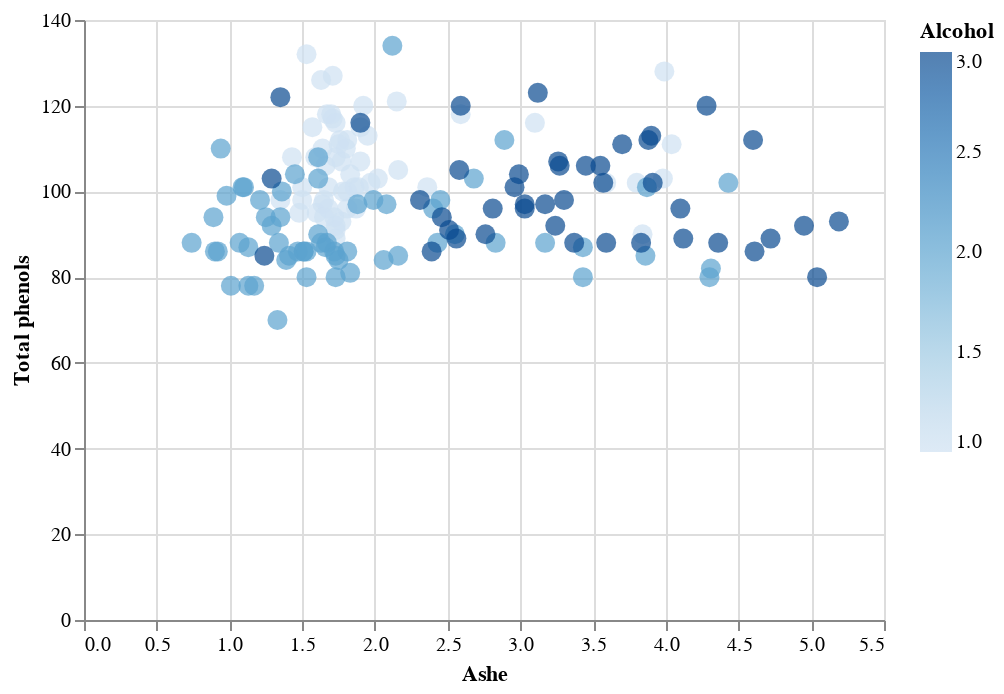

The code cell stored with this chart in its notebook:
### Code cell
import altair as alt

# Ensure that all column names are clean (remove extra spaces if any)
df.rename(columns={'Ashe ': 'Ashe'}, inplace=True)

# Create the chart
alt.Chart(df).mark_circle(size=100).encode(
    x='Ashe',  # X-axis represents Malic acid
    y='Total phenols',  # Y-axis represents Total phenols
    color='Alcohol',  # Color represents Alcohol
    tooltip=[  # Tooltip shows additional information on hover
        'Malic acid',
        'Total phenols',
        'Alcohol',
        'Ashe',
        'Magnesium',
        'Color intensity',
        'OD280',
        'Proline'
    ]
).interactive()

### Figure 1 — Vega-Lite specification as saved in the notebook (floating-point values rounded to 4 significant figures; data arrays with more than 128 entries replaced by an {"elided": "..."} marker saying what was removed)
{"config": {"view": {"continuousWidth": 400, "continuousHeight": 300}}, "data": {"name": "data-1bd4f780741fb9328716b5bb3ed8ca89"}, "mark": {"type": "circle", "size": 100}, "encoding": {"color": {"field": "Alcohol", "type": "quantitative"}, "tooltip": [{"field": "Malic acid", "type": "quantitative"}, {"field": "Total phenols", "type": "quantitative"}, {"field": "Alcohol", "type": "quantitative"}, {"field": "Ashe", "type": "quantitative"}, {"field": "Magnesium", "type": "quantitative"}, {"field": "Color intensity", "type": "quantitative"}, {"field": "OD280", "type": "quantitative"}, {"field": "Proline", "type": "quantitative"}], "x": {"field": "Ashe", "type": "quantitative"}, "y": {"field": "Total phenols", "type": "quantitative"}}, "selection": {"selector002": {"type": "interval", "bind": "scales", "encodings": ["x", "y"]}}, "$schema": "https://vega.github.io/schema/vega-lite/v4.17.0.json", "datasets": {"data-1bd4f780741fb9328716b5bb3ed8ca89": {"elided": "161 records"}}}
